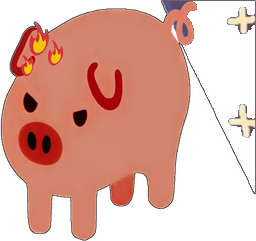
#> input picture tmp/backdropA/after/pighub-1031.png, 256 x 241 px, given in place of pighub-258.png, which was not available
$ python mksheets.py
#> lines starting #> are read from the running program, lines starting #| are printed output that depends on the picture; after the words box and inside, x2 and y2 are one past the last pixel; in counts of white or black regions, pixels touching at a corner belong together

import os, json
from PIL import Image, ImageDraw
ARCH = r"C:\Users\12252\Desktop\Files\Code\PigHub\dsh-pighub\archive\20261114-010201-remove-backdrop-A"
IDS = ["pighub-258","pighub-1031","pighub-1106","pighub-12","pighub-209","pighub-217","pighub-242",
       "pighub-250","pighub-262","pighub-271","pighub-293","pighub-337","pighub-40","pighub-417",
       "pighub-473","pighub-560","pighub-686","pighub-873","pighub-922"]
def checker(w,h,s=10):
#> called with w = 1110, h = 1146, s = 10
    im=Image.new("RGB",(w,h),(203,203,203)); d=ImageDraw.Draw(im)
#> after `im = Image.new('RGB', (w, h), (203, 203, 203))`: im: PIL image 1110x1146 RGB; every value is 203
    for y in range(0,h,s):
        for x in range(0,w,s):
            if ((x//s)+(y//s))%2==0: d.rectangle([x,y,x+s-1,y+s-1],fill=(233,233,233))
    return im
CELL=540
for si in range(0,len(IDS),4):
    chunk=IDS[si:si+4]
    W=2*CELL+30; H=2*(CELL+18)+30
    sheet=checker(W,H); d=ImageDraw.Draw(sheet)
#> after `sheet = checker(W, H)`:
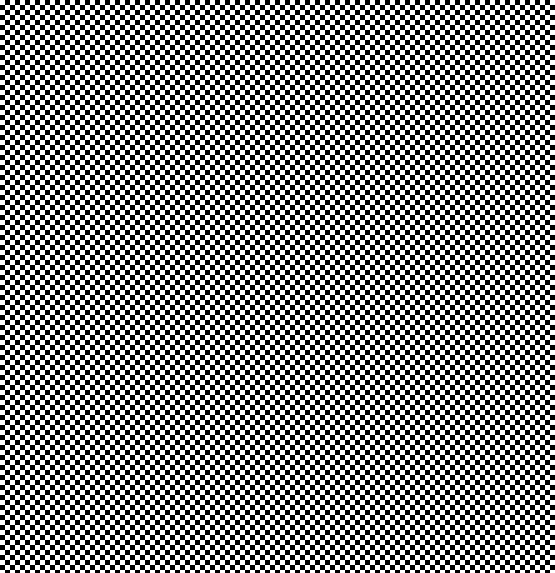
#> sheet: PIL image 1110x1146 RGB (shown at 1/2 size); values 203 (black) and 233 (white), 50% white; 1 black region, box (x1, y1, x2, y2) and area: (0, 0, 1110, 1146) 636000
    for k,i in enumerate(chunk):
        cx=10+(k%2)*CELL; cy=10+(k//2)*(CELL+18)
        im=Image.open(os.path.join(ARCH,"after",i+".png")).convert("RGBA")
#> im is the input picture: PIL image 256x241 RGBA; mean R, G, B, A 113.5, 67.5, 55.7, 142.9
        sc=min(2.5, CELL/im.width, CELL/im.height)
#> sc = 2.11
        z=im.resize((int(im.width*sc),int(im.height*sc)),Image.LANCZOS)
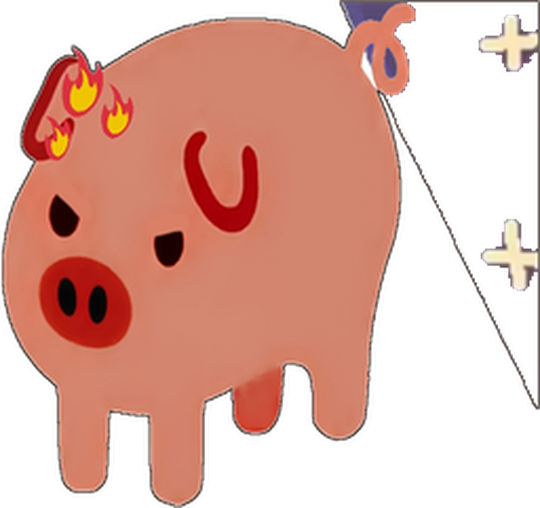
#> z: PIL image 540x508 RGBA; mean R, G, B, A 115.7, 69.1, 57.3, 143.1; transparent parts drawn white
        tile=checker(CELL,CELL); tile.paste(z,((CELL-z.width)//2,(CELL-z.height)//2),z)
#> in checker (call 2), `im = Image.new('RGB', (w, h), (203, 203, 203))`: im: PIL image 540x540 RGB; every value is 203
#> after `tile = checker(CELL, CELL)`:
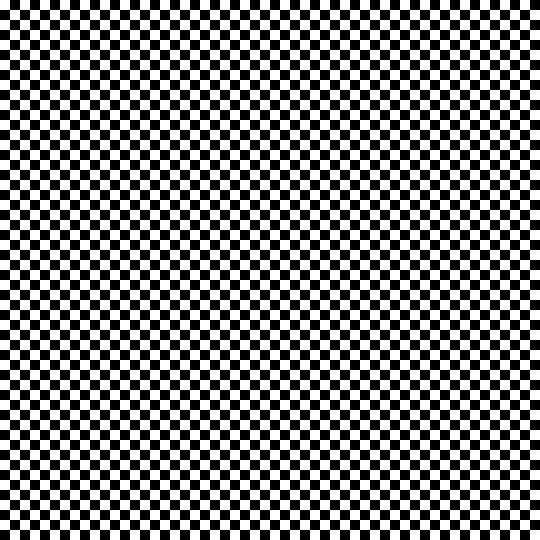
#> tile: PIL image 540x540 RGB; values 203 (black) and 233 (white), 50% white; 1 white region, box (x1, y1, x2, y2) and area: (0, 0, 540, 540) 145800
#> after `tile.paste(z, ((CELL - z.width) // 2, (CELL - z.height) // 2), z)`:
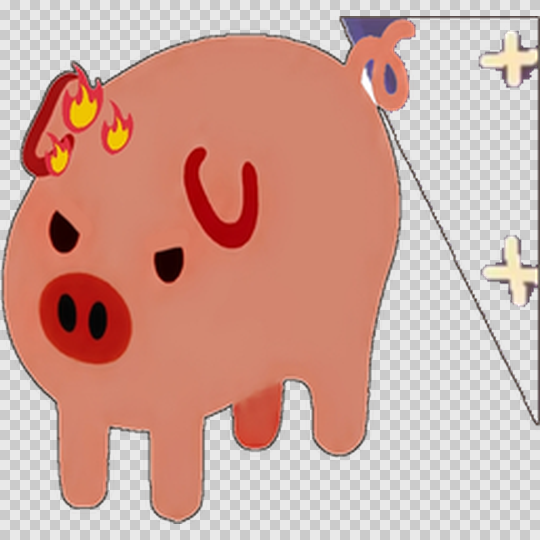
#> tile: PIL image 540x540 RGB; mean R, G, B 208.7, 165.7, 154.7
        sheet.paste(tile,(cx,cy)); d.text((cx+2,cy+CELL+2),"%s  x%.1f"%(i,sc),fill=(0,0,0))
#> after `sheet.paste(tile, (cx, cy))`:
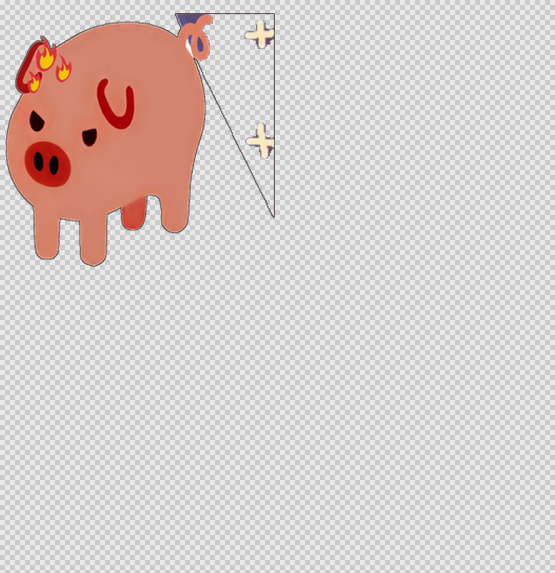
#> sheet: PIL image 1110x1146 RGB (shown at 1/2 size); mean R, G, B 215.9, 206, 203.5
    sheet.save(os.path.join(ARCH,"verify","sheet-%02d.png"%(si//4)))
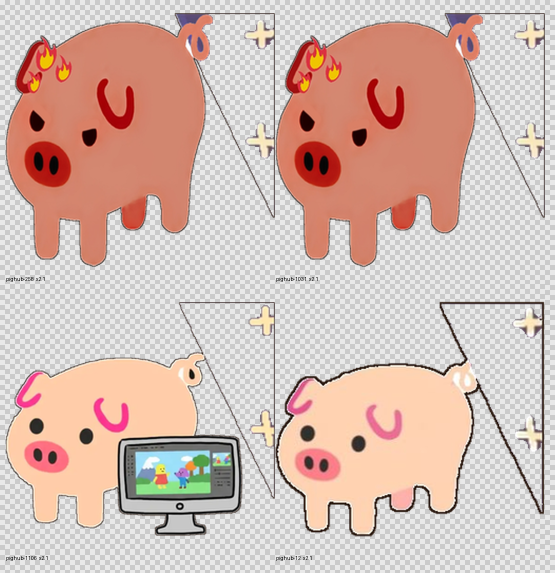
#> saved as sheet-00.png: PIL image 1110x1146 RGB (shown at 1/2 size); mean R, G, B 212.9, 186.1, 176.9
#> pass 2 of the loop `for si in range(0,len(IDS),4):`:
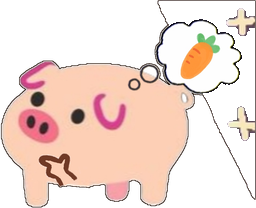
#> input picture tmp/backdropA/after/pighub-209.png, 256 x 208 px, found by its file name
#> im is the input picture: PIL image 256x208 RGBA; mean R, G, B, A 120.3, 98.8, 89.9, 132.5
#> z: PIL image 540x438 RGBA
#> `tile.paste(z, ((CELL - z.width) // 2, (CELL - z.height) // 2), z)`:
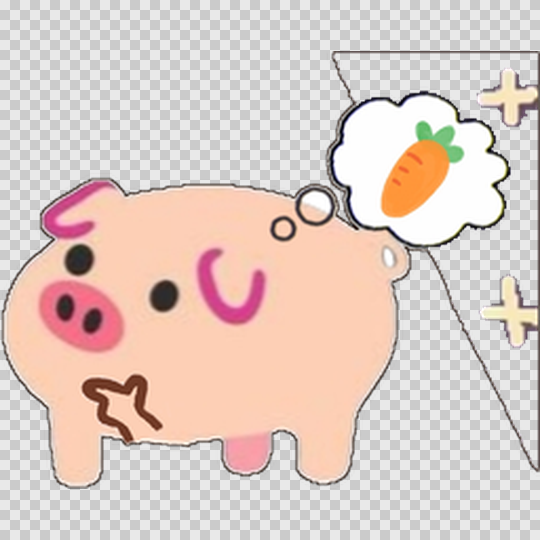
#> tile: PIL image 540x540 RGB; mean R, G, B 222.7, 205.5, 198.3
#> `sheet.paste(tile, (cx, cy))`:
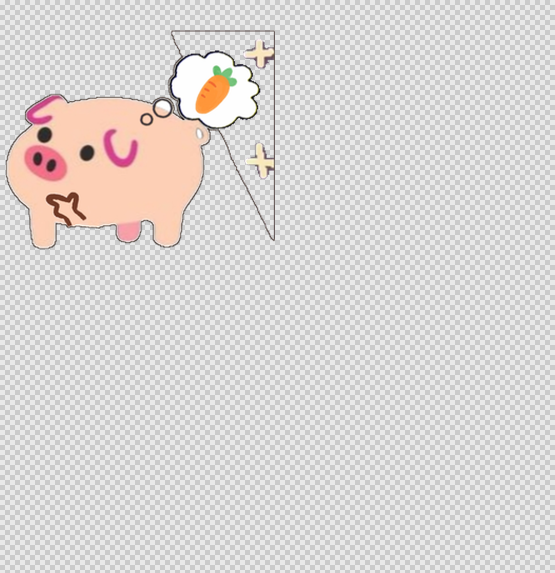
#> sheet: PIL image 1110x1146 RGB (shown at 1/2 size); mean R, G, B 219.1, 215.1, 213.5
#> (the run stopped early here; a loop or call above may not have finished)
